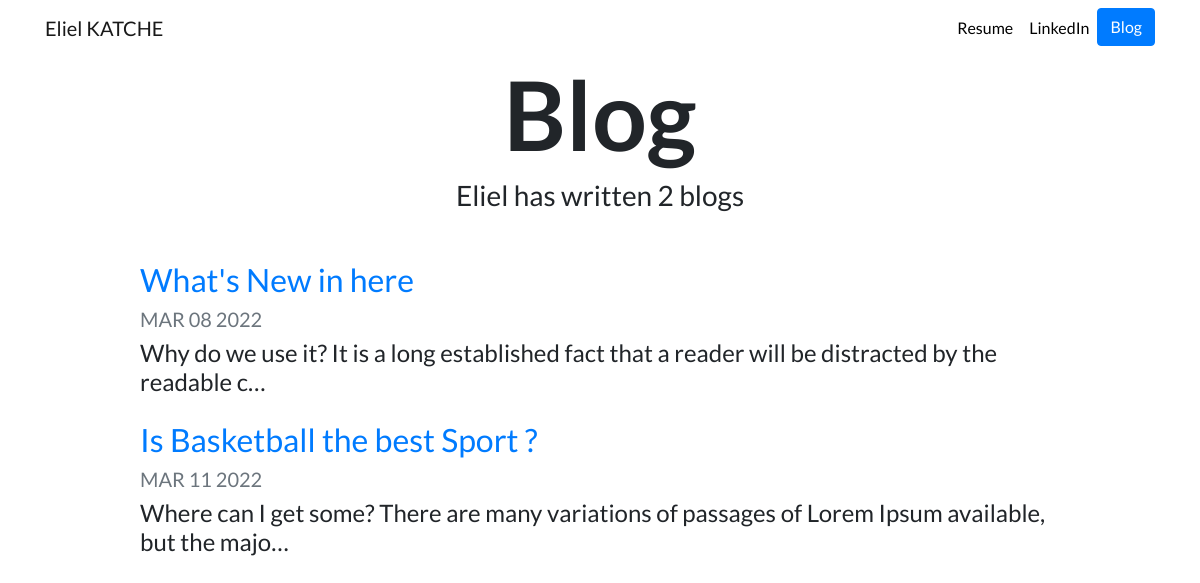
Screenshot of /blog/ with the database file from the repository.
### blog/models.py (models this page shows, shortened)
class Blog(models.Model):
    title = models.CharField(max_length=200)
    description = models.TextField()
    date = models.DateField()

### blog/views.py (the view)
# urls.py: path('',views.all_blogs, name = 'all_blogs'),
def all_blogs(request):
    blogs = Blog.objects.all()
    return render(request, 'blog/all_blogs.html', {'blogs': blogs})

### blog/templates/blog/all_blogs.html
{% extends "portfolio/base.html" %}
{% load static %}
{% block content %}
<h1 id="blogtitle" class="font-weight-bold text-center">Blog</h1>
<h3 class="text-center mb-5">Eliel has written {{ blogs.count }} blog{{ blogs.count|pluralize }}</h3>
{% for blog in blogs %}
<div class="row justify-content-center my-3">
  <div class="col-md-10">
    <a href="{% url 'blog:detail' blog.id %}">
      <h2>{{ blog.title }}</h2>
    </a>
    <h5 class="text-muted">{{ blog.date|date:'M d Y'|upper }}</h5>
    <h4>{{ blog.description|striptags|truncatechars:100 }}</h4>
  </div>
</div>
{% endfor %}
{% endblock %}

### portfolio/templates/portfolio/base.html (shortened to what this page needs)
{% load static %}
<!doctype html>
<html lang="en">
<head>
  <link rel="stylesheet" href="https://stackpath.bootstrapcdn.com/bootstrap/4.4.1/css/bootstrap.min.css">
  <link rel="stylesheet" href="{% static "portfolio/custom.css" %}">
</head>
<body>
  <nav id="topNav" class="navbar navbar-expand-md navbar-light">
    <div class="container">
      <a class="navbar-brand" href="{% url 'home' %}">
        <span>Eliel KATCHE</span>
      </a>
      <div class="collapse navbar-collapse text-center" id="navbarNav">
        <ul class="navbar-nav ml-auto">
          <li class="nav-item">
            <a class="nav-link" href="{% static "portfolio/resume.pdf" %}">Resume</a>
          </li>
          <li class="nav-item">
            <a class="nav-link" href="https://www.linkedin.com/in/eliel-katche-892297ab" target="_blank">LinkedIn</a>
          </li>
          <li>
            <a role="button" href="{% url 'blog:all_blogs' %}" class="btn btn-primary">Blog</a>
          </li>
        </ul>
      </div>
    </div>
  </nav>
  <div class="container">
    {% block content %}{% endblock %}
  </div>
</body>
</html>

### portfolio/static/portfolio/custom.css (style rules this page uses)
.navbar-nav .nav-link { color: rgba(0,0,0,1) !important; }
body { font-family: 'Lato', sans-serif; }
#blogtitle { font-size: 6rem; }

### rows the page displays
Blog: title "What's New in here", date "MAR 08 2022", description "Why do we use it? It is a long established fact that a reader will be distracted by the readable c…"
Blog: title "Is Basketball the best Sport ?", date "MAR 11 2022", description "Where can I get some? There are many variations of passages of Lorem Ipsum available, but the majo…"

### other values shown
{{ blogs.count }} "2"
